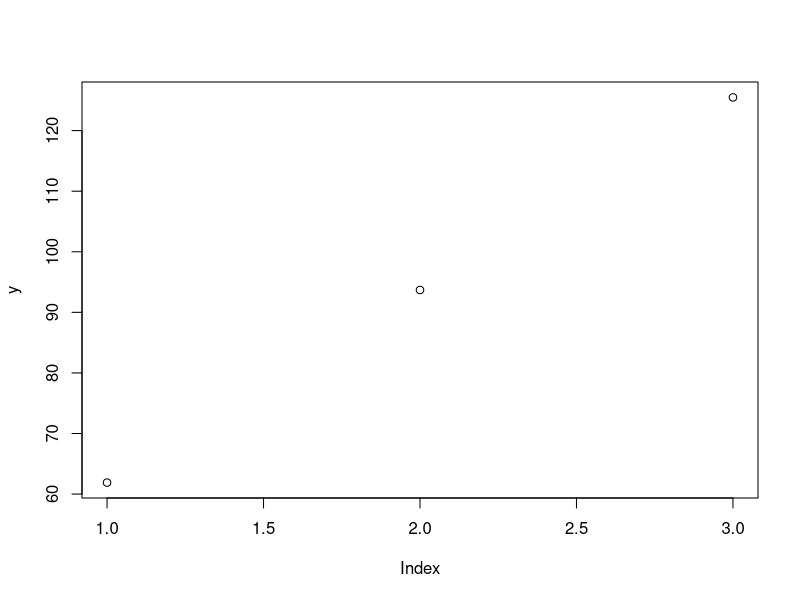
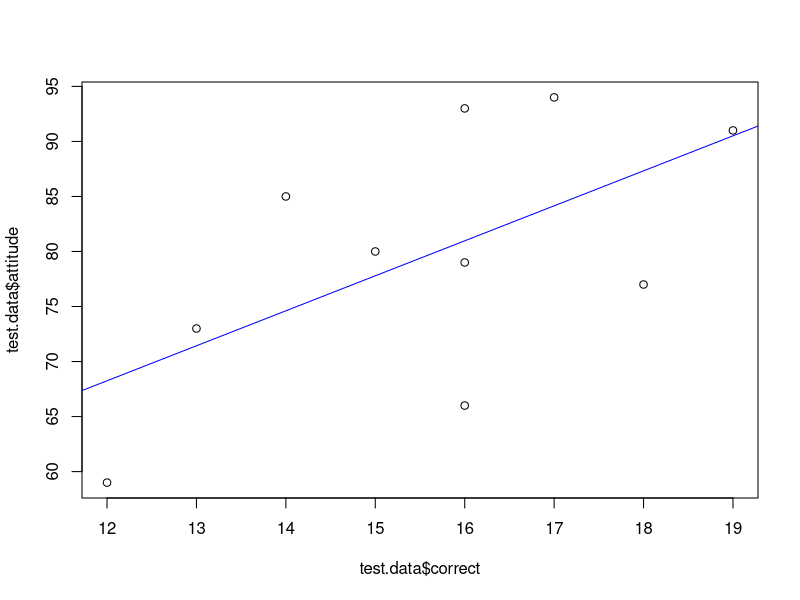
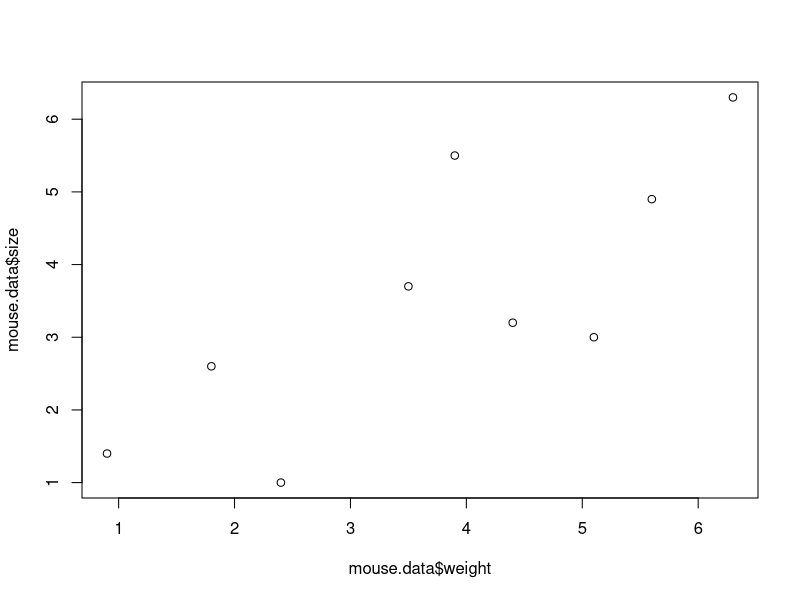
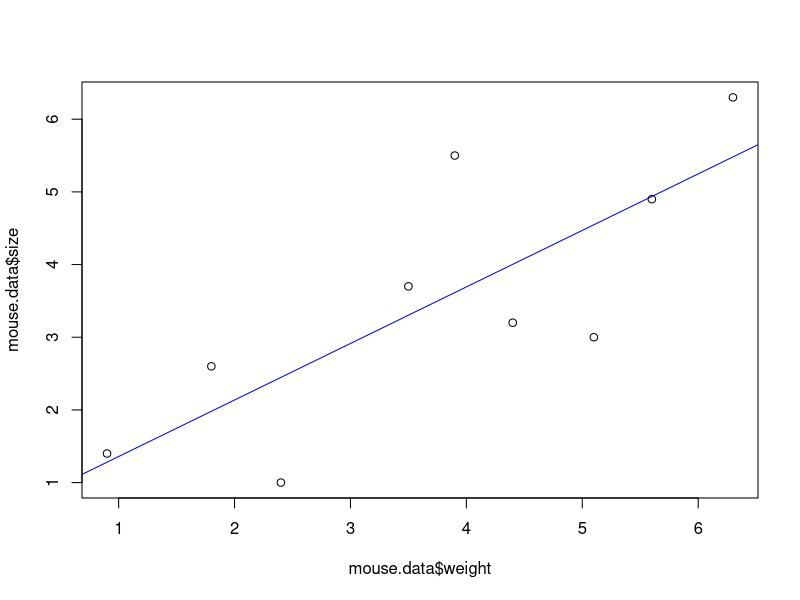
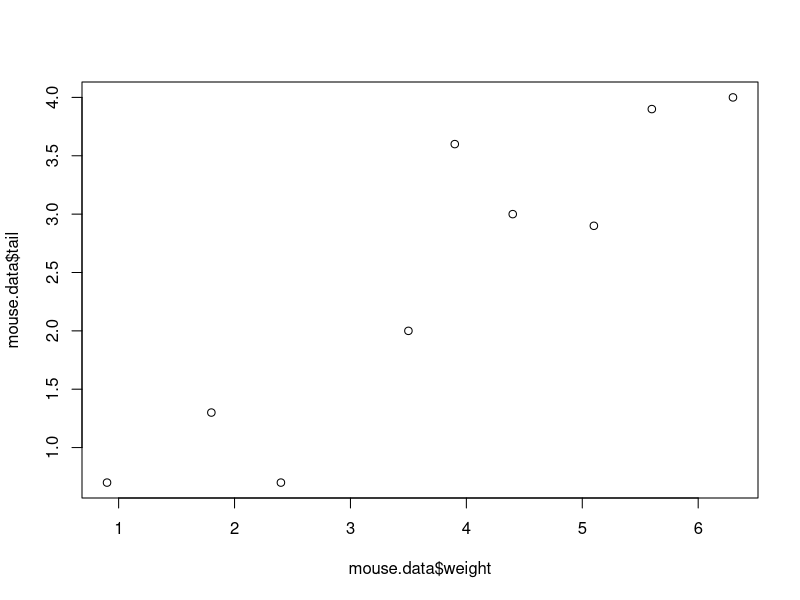
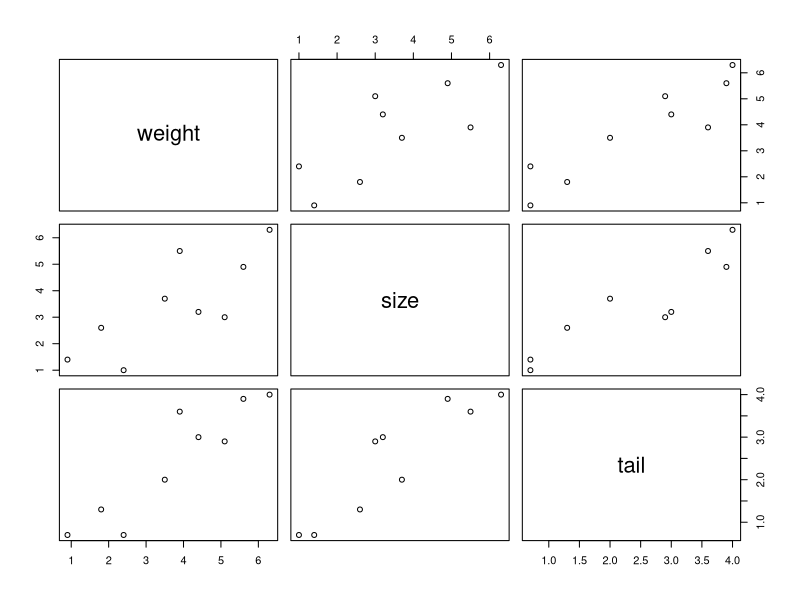
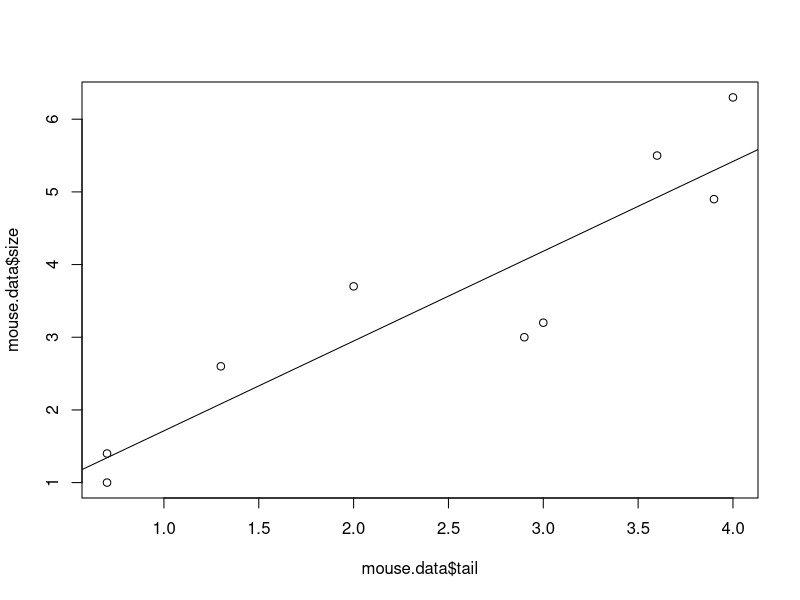

These figures' R source, in order:
## ---- chunk 1
knitr::opts_chunk$set(echo = TRUE)
## ---- chunk 2
# Linear regression by hand
# Create a data frame with variables of correct answers and attitude
test.data <- data.frame(
  correct=c(17, 13, 12, 15, 16, 14, 16, 16, 18, 19),
  attitude=c(94, 73, 59, 80, 93, 85, 66, 79, 77, 91))

# y = a + bx or intercept + coefficient * x
# slope (b) of regression line b = r (sy / sx)
# where r is pearsons correlation coefficient
# y-intercept (a) of regression line a = yhat - b * xhat
# r = sum ((x-xhat)(y-yhat)) / sqrt((sum(x-xhat)^2) * (sum(y-yhat)^2))

xhat <- sum(test.data$correct) / length(test.data$attitude)
yhat <- sum(test.data$attitude) / length(test.data$attitude)


# x and y variance
xmxhat <- test.data$correct - xhat
ymyhat <- test.data$attitude - yhat

# xy variance
xyvar <- xmxhat * ymyhat

# x and y variance squared
xmxhatsq <- xmxhat^2
ymyhatsq <- ymyhat^2

# moderate to strong correlation coefficient
r <- sum(xyvar)/sqrt(sum(xmxhatsq) * sum(ymyhatsq))

# standard deviation of y is the sum of the squared residuals / n - 1 where n is the number of observations
sy <- sqrt(sum(ymyhatsq)/(length(test.data$attitude)-1))
sx <- sqrt(sum(xmxhatsq)/(length(test.data$correct)-1))

# we can now work out the slope or b by using pearsons r and the standard deviations of x and y
b <- r * (sy / sx)

# we can now work out the y-intercept
yint <- yhat - b * xhat

# we can now predict the values of y using inputed values of x
x <- c(10, 20, 30)
y <- yint + b * x

plot(y)

# now the math is understood, the lm function can do all of this for us
test.regression <- lm(attitude ~ correct, data=test.data)
summary(test.regression)

# the r squared in the summary tab is the same as r^2
r^2

# plot the data set and visualise how well the line fits the model
plot(test.data$correct, test.data$attitude)
abline(test.regression, col="blue")

# Create a data frame with variables of weight and size
mouse.data <- data.frame(
  weight=c(0.9,1.8, 2.4, 3.5, 3.9, 4.4, 5.1, 5.6, 6.3),
  size=c(1.4, 2.6, 1.0, 3.7, 5.5, 3.2, 3.0, 4.9, 6.3), 
  tail = c(0.7, 1.3, 0.7, 2.0, 3.6, 3.0, 2.9, 3.9, 4.0))

plot(mouse.data$weight, mouse.data$size)

# uses least squares method to estimate a line where formula= in lm is size as function of weight
mouse.regression <- lm(size ~ weight, data = mouse.data)

# Details outputs for model parameters
# Summary of residuals or distance from the data to the fitted line (symetrical min / max / 1Q / 3Q)
# Intercepts don't need to be statistically significant
# The standard error and t value are shown to help calculate p-values
# Coefficients show that for a 1 unit change in x, y will change by 0.778
# Residual standard error (square root of the denominator)
# Multiple R-squared shows weight explains 61% of the change in size
# F-statistic, degrees of freedom and p-value
summary(mouse.regression)

plot(mouse.data$weight, mouse.data$size)
abline(mouse.regression, col="blue")


# multiple linear regression - answers whether tail adds value to the prediction
plot(mouse.data$weight, mouse.data$tail)

# use weight and tail to predict size
plot(mouse.data)


# interpretation of multiple regression
multiple.regression <- lm(size ~ weight + tail, data=mouse.data)
summary(multiple.regression)

# in summary, using weight and tail to predict size is good
# but if we wanted to save time, we could spare ourselves from weighing mice and just use tail to predict size

tail.regression <- lm(size ~ tail, mouse.data)
summary(tail.regression)

# tails provide a much better prediction of size than weight does. Why is it unethical to remove weight?
plot(mouse.data$tail, mouse.data$size)
abline(tail.regression)


## ---- chunk 3



